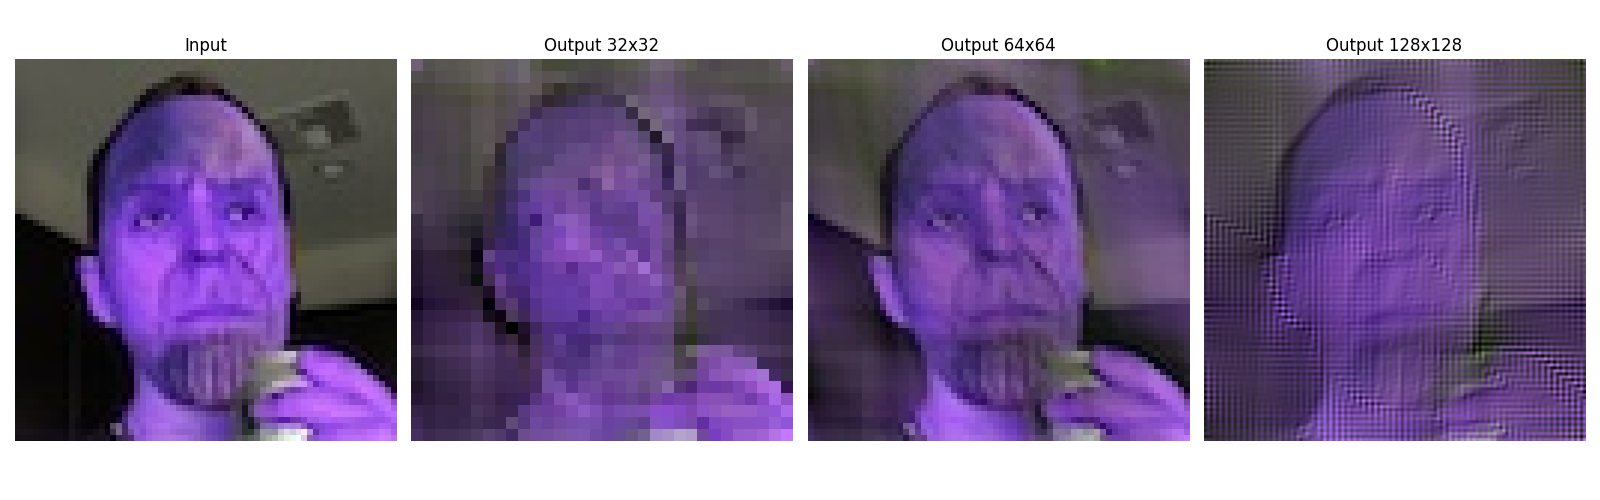

Here is the Python script that generated this plot:
import torch
from torchvision.transforms.functional import to_tensor
from .src.fourier_interp import fourier_interp_2d
import matplotlib.pyplot as plt
from PIL import Image

BATCH_SIZE = 3
H_i, W_i = 64, 64

fig, axes = plt.subplots(1, 4, figsize=(16, 5))

image = Image.open("puzzler/branos_64.jpg")
image = to_tensor(image)
C, H_i, W_i = image.shape
image = image.reshape(1, C, H_i, W_i)
image = image.expand(BATCH_SIZE, C, H_i, W_i)

axes[0].imshow(image[1].permute(1, 2, 0))
axes[0].set_title("Input")
axes[0].axis("off")

for i, resolution in enumerate((32, 64, 128), start=1):

    H_a, W_a = (resolution, resolution)

    output_points = torch.meshgrid(
        torch.arange(H_a) / (H_a - 1),
        torch.arange(W_a) / (W_a - 1),
        indexing="ij",
    )
    output_points = torch.stack(output_points, dim=-1)
    output_points = output_points
    output_points = output_points.reshape(1, H_a, W_a, 2)
    output_points = output_points.expand(BATCH_SIZE, H_a, W_a, 2)
    output_points = output_points.reshape(BATCH_SIZE, H_a * W_a, 2)

    fourier_output = fourier_interp_2d(image=image, sample_points=output_points)

    fourier_output = fourier_output.view(BATCH_SIZE, C, H_a, W_a)[1]

    axes[i].imshow(fourier_output.permute(1, 2, 0))
    axes[i].set_title(f"Output {H_a}x{W_a}")
    axes[i].axis("off")

plt.tight_layout()
plt.savefig(f"puzzler/fourier_interp_sanity_check.png")
